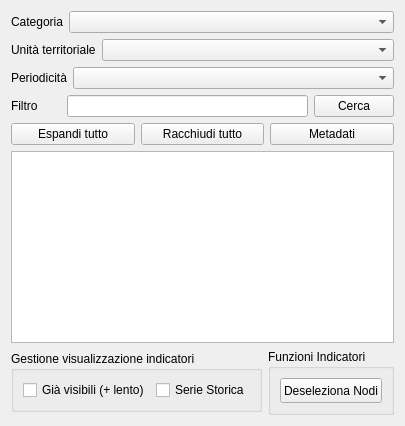
        <widget class="QWidget" name="tabIndica">
         <attribute name="title">
          <string>Indicatori</string>
         </attribute>
         <layout class="QGridLayout" name="gridLayout_4">
          <item row="0" column="0">
           <layout class="QHBoxLayout" name="horizontalLayout_categoria_Indica">
            <item>
             <widget class="QLabel" name="indica_lbCategory">
              <property name="sizePolicy">
               <sizepolicy hsizetype="Fixed" vsizetype="Preferred">
                <horstretch>0</horstretch>
                <verstretch>0</verstretch>
               </sizepolicy>
              </property>
              <property name="minimumSize">
               <size>
                <width>50</width>
                <height>0</height>
               </size>
              </property>
              <property name="text">
               <string>Categoria</string>
              </property>
             </widget>
            </item>
            <item>
             <widget class="QComboBox" name="indica_cboCategory"/>
            </item>
           </layout>
          </item>
          <item row="1" column="0">
           <layout class="QHBoxLayout" name="horizontalLayout_unita_Indica">
            <item>
             <widget class="QLabel" name="indica_lbUnita">
              <property name="sizePolicy">
               <sizepolicy hsizetype="Fixed" vsizetype="Preferred">
                <horstretch>0</horstretch>
                <verstretch>0</verstretch>
               </sizepolicy>
              </property>
              <property name="minimumSize">
               <size>
                <width>50</width>
                <height>0</height>
               </size>
              </property>
              <property name="text">
               <string>Unità territoriale</string>
              </property>
             </widget>
            </item>
            <item>
             <widget class="QComboBox" name="indica_cboUnita"/>
            </item>
           </layout>
          </item>
          <item row="2" column="0">
           <layout class="QHBoxLayout" name="horizontalLayout_periodicita_Indica">
            <item>
             <widget class="QLabel" name="indica_lbPeriodicita">
              <property name="sizePolicy">
               <sizepolicy hsizetype="Fixed" vsizetype="Preferred">
                <horstretch>0</horstretch>
                <verstretch>0</verstretch>
               </sizepolicy>
              </property>
              <property name="minimumSize">
               <size>
                <width>50</width>
                <height>0</height>
               </size>
              </property>
              <property name="text">
               <string>Periodicità</string>
              </property>
             </widget>
            </item>
            <item>
             <widget class="QComboBox" name="indica_cboPeriodicita"/>
            </item>
           </layout>
          </item>
          <item row="3" column="0">
           <layout class="QHBoxLayout" name="horizontalLayout_filtro_Indica">
            <item>
             <widget class="QLabel" name="indica_lbFiltro">
              <property name="sizePolicy">
               <sizepolicy hsizetype="Fixed" vsizetype="Preferred">
                <horstretch>0</horstretch>
                <verstretch>0</verstretch>
               </sizepolicy>
              </property>
              <property name="minimumSize">
               <size>
                <width>50</width>
                <height>0</height>
               </size>
              </property>
              <property name="text">
               <string>Filtro</string>
              </property>
             </widget>
            </item>
            <item>
             <widget class="QLineEdit" name="indica_txFiltro"/>
            </item>
            <item>
             <widget class="QPushButton" name="indica_btCerca">
              <property name="text">
               <string>Cerca</string>
              </property>
              <property name="autoDefault">
               <bool>false</bool>
              </property>
             </widget>
            </item>
           </layout>
          </item>
          <item row="4" column="0">
           <layout class="QHBoxLayout" name="horizontalLayout_bottoni_Indica">
            <item>
             <widget class="QPushButton" name="indica_btApriAlbero">
              <property name="text">
               <string>Espandi tutto</string>
              </property>
             </widget>
            </item>
            <item>
             <widget class="QPushButton" name="indica_btChiudiAlbero">
              <property name="text">
               <string>Racchiudi tutto</string>
              </property>
             </widget>
            </item>
            <item>
             <widget class="QPushButton" name="indica_btMetadati">
              <property name="text">
               <string>Metadati</string>
              </property>
             </widget>
            </item>
           </layout>
          </item>
          <item row="5" column="0">
           <widget class="QTreeWidget" name="indica_treeWidget">
            <property name="headerHidden">
             <bool>true</bool>
            </property>
            <column>
             <property name="text">
              <string notr="true">1</string>
             </property>
            </column>
           </widget>
          </item>
          <item row="6" column="0">
           <layout class="QHBoxLayout" name="horizontalLayout_8">
            <item>
             <widget class="QGroupBox" name="horizontalLayout_check_indica">
              <property name="sizePolicy">
               <sizepolicy hsizetype="Preferred" vsizetype="Fixed">
                <horstretch>0</horstretch>
                <verstretch>0</verstretch>
               </sizepolicy>
              </property>
              <property name="minimumSize">
               <size>
                <width>0</width>
                <height>50</height>
               </size>
              </property>
              <property name="title">
               <string>Gestione visualizzazione indicatori</string>
              </property>
              <layout class="QHBoxLayout" name="horizontalLayout">
               <item>
                <widget class="QCheckBox" name="indica_ckLayerAbilitati">
                 <property name="sizePolicy">
                  <sizepolicy hsizetype="Expanding" vsizetype="Fixed">
                   <horstretch>0</horstretch>
                   <verstretch>0</verstretch>
                  </sizepolicy>
                 </property>
                 <property name="minimumSize">
                  <size>
                   <width>110</width>
                   <height>0</height>
                  </size>
                 </property>
                 <property name="text">
                  <string>Già visibili (+ lento)</string>
                 </property>
                 <property name="checked">
                  <bool>false</bool>
                 </property>
                </widget>
               </item>
               <item>
                <widget class="QCheckBox" name="indica_ckSerieStorica">
                 <property name="sizePolicy">
                  <sizepolicy hsizetype="Expanding" vsizetype="Fixed">
                   <horstretch>0</horstretch>
                   <verstretch>0</verstretch>
                  </sizepolicy>
                 </property>
                 <property name="text">
                  <string>Serie Storica</string>
                 </property>
                </widget>
               </item>
              </layout>
             </widget>
            </item>
            <item>
             <widget class="QGroupBox" name="horizontalLayout_funzioni_indica">
              <property name="sizePolicy">
               <sizepolicy hsizetype="Preferred" vsizetype="Fixed">
                <horstretch>0</horstretch>
                <verstretch>0</verstretch>
               </sizepolicy>
              </property>
              <property name="minimumSize">
               <size>
                <width>0</width>
                <height>50</height>
               </size>
              </property>
              <property name="title">
               <string>Funzioni Indicatori</string>
              </property>
              <layout class="QHBoxLayout" name="horizontalLayout_7">
               <item>
                <widget class="QPushButton" name="indica_btDeseleziona">
                 <property name="minimumSize">
                  <size>
                   <width>0</width>
                   <height>25</height>
                  </size>
                 </property>
                 <property name="text">
                  <string>Deseleziona Nodi</string>
                 </property>
                </widget>
               </item>
              </layout>
             </widget>
            </item>
           </layout>
          </item>
         </layout>
        </widget>
